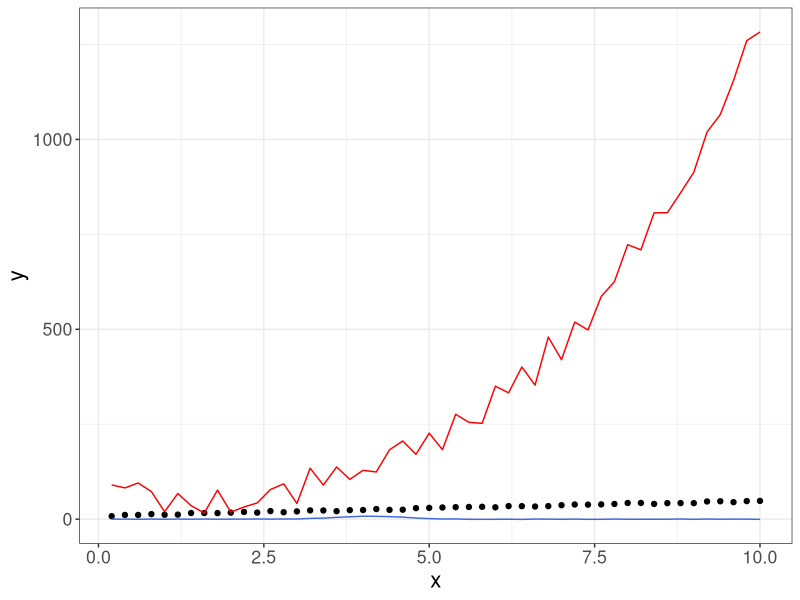
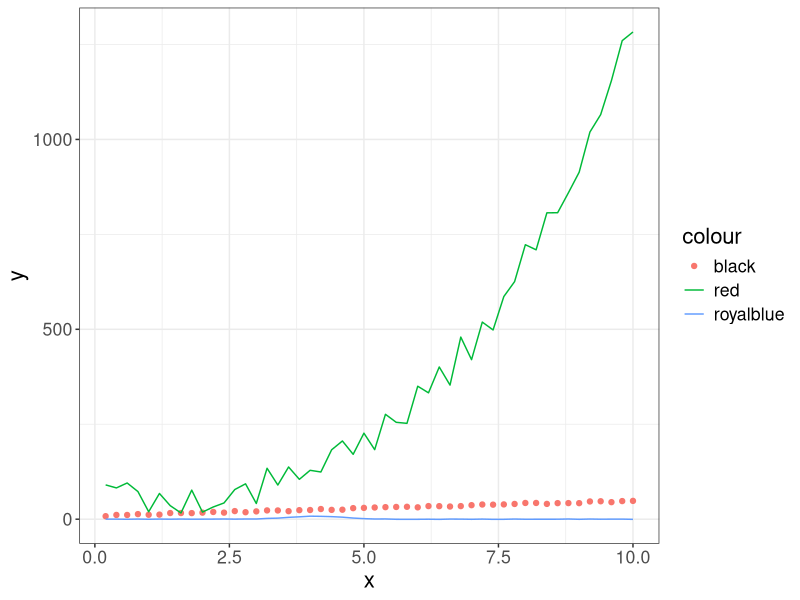
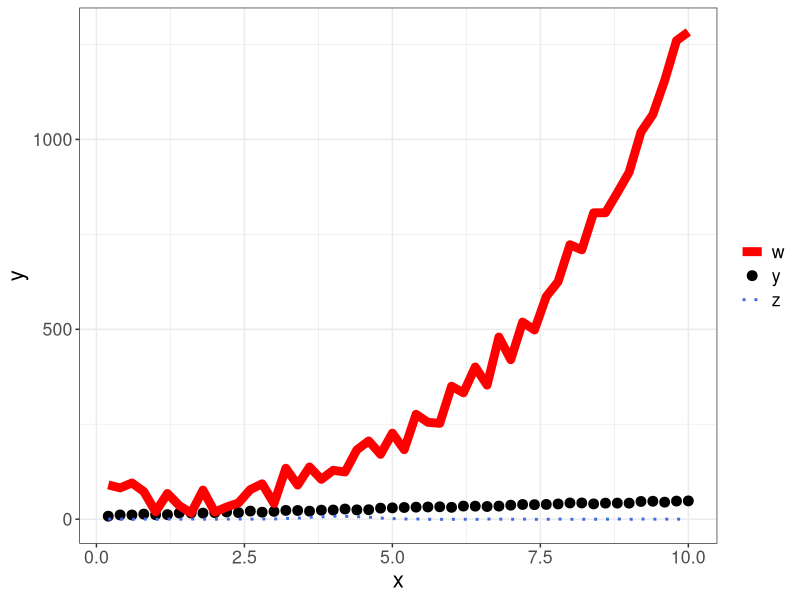
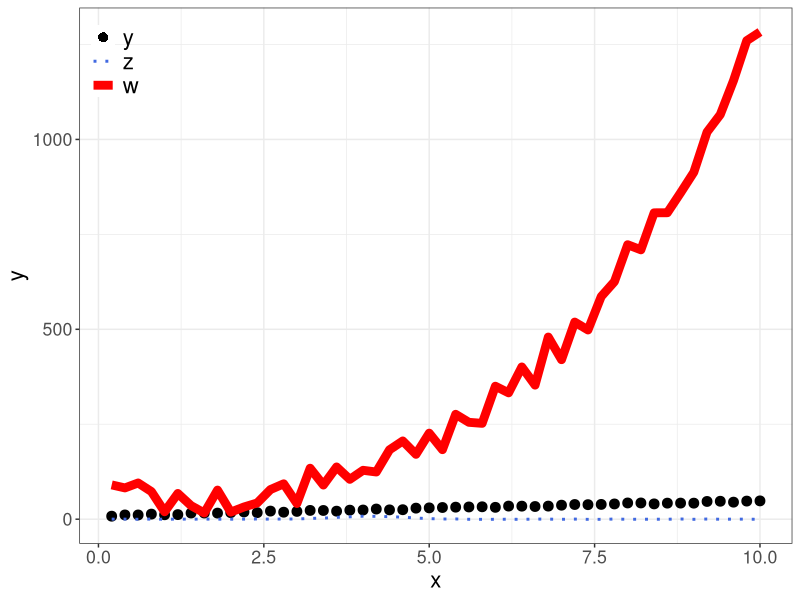
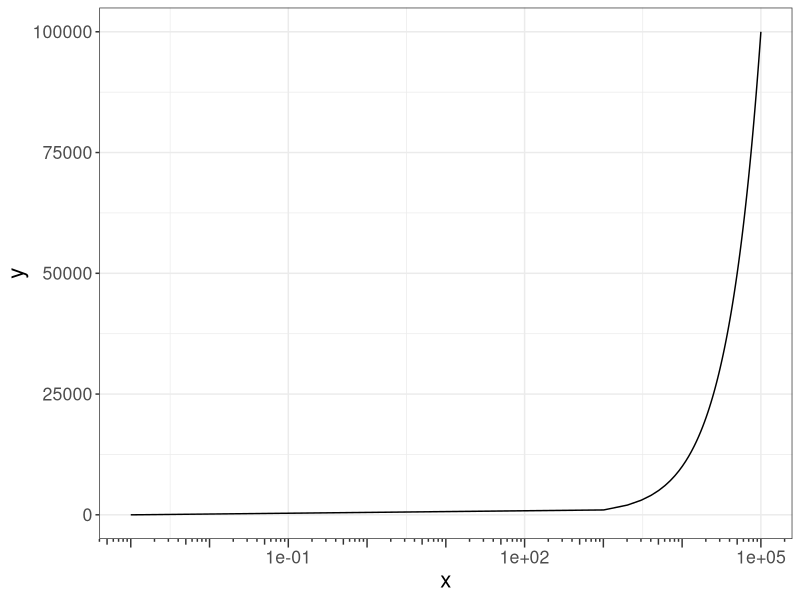
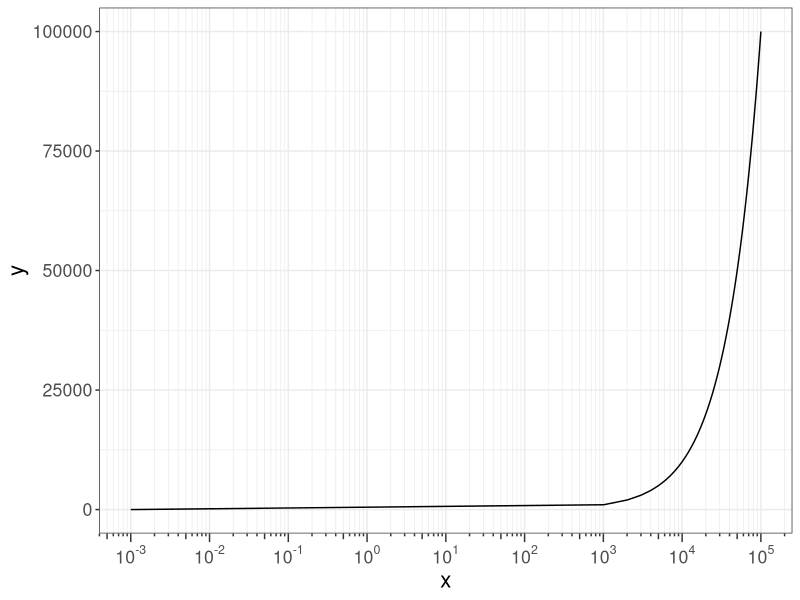
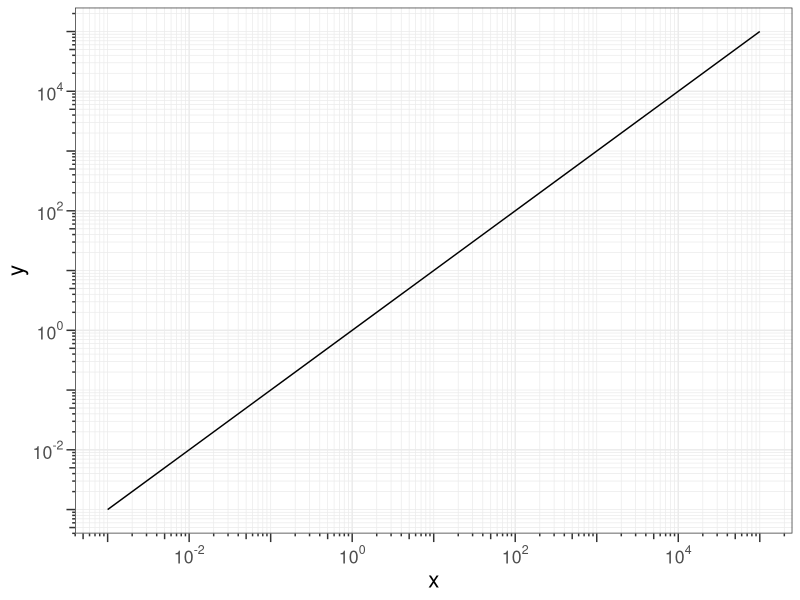

The R script that drew these images, in order:
library(tidyverse)
library(patchwork)
theme_set(theme_bw()+theme(text=element_text(size=16)))

# # # # # # # # # # # # # # # # # # # # # # # # 
# Tuning manually the legend
# https://aosmith.rbind.io/2020/07/09/ggplot2-override-aes/
# # # # # # # # # # # # # # # # # # # # # # # # 

d <- read_table("Data/exo_fit.txt")

d |> 
    ggplot(aes(x = x)) + 
    geom_point(aes(y = y))+
    geom_line(aes(y = z), color="royalblue")+
    geom_line(aes(y = w), color="red")

d |> 
    ggplot(aes(x = x)) + 
    geom_point(aes(y = y, color="black"))+
    geom_line(aes(y = z, color="royalblue"))+
    geom_line(aes(y = w, color="red"))

d |> 
    ggplot(aes(x = x)) + 
    geom_point(aes(y = y, color="y"), size=3)+
    geom_line(aes(y = z, color="z"), linewidth=1, linetype="dotted")+
    geom_line(aes(y = w, color="w"), linewidth=3)+
    scale_color_manual(values = c("y" = "black", 
                                  "z" = "royalblue", 
                                  "w" = "red"),
                       name = NULL)

d |> 
    ggplot(aes(x = x)) + 
    geom_point(aes(y = y, color="y"), size=3)+
    geom_line(aes(y = z, color="z"), linewidth=1, linetype="dotted")+
    geom_line(aes(y = w, color="w"), linewidth=3)+
    scale_color_manual(values = c("y" = "black", 
                                  "z" = "royalblue", 
                                  "w" = "red"),
                       breaks = c("y","z","w"),
                       name = NULL)+
    guides(color = guide_legend(override.aes = list(shape = c(16,NA,NA),
                                                    size = c(3,NA,NA),
                                                    linewidth = c(NA,1,3),
                                                    linetype = c("blank","dotted","solid"))))+
    theme(legend.position = "inside", 
          legend.position.inside = c(.05, .9), 
          legend.background = element_blank(),
          legend.text = element_text(size = 16))







# # # # # # # # # # # # # # # # # # # # # # # # 
# Logscales
# # # # # # # # # # # # # # # # # # # # # # # # 

d <- tibble(x=seq(1e-3,1e5,length=100), y=x)

ggplot(data=d, aes(x=x, y=y))+
  geom_line()+
  scale_x_log10(guide = "axis_logticks")


library(scales)
ggplot(data=d, aes(x=x, y=y))+
  geom_line()+
  scale_x_log10(guide = "axis_logticks",
                breaks = 10^(-20:20),
                minor_breaks = rep(1:9, 2*20+1)*(10^rep(-20:20, each=9)),
                labels = trans_format("log10", math_format(10^.x)))





#' Create a pretty logscale for ggplot2
#'
#' @param side 'btlr', defines on which sides to drow it
#' @param N =20, breaks will be in breaks = 10^(-N:N)
#' @param step =1, step between labels
#'
#' @return
#' @export
#'
#' @import ggplot2
#' @importFrom scales trans_format math_format
#'
#' @examples
#' library(ggplot2)
#' x <- seq(1,1e5,by=10)
#' y <- x
#' d <- data.frame(x,y)
#' ggplot(data=d, aes(x=x, y=y))+
#'   geom_line()+
#'   gglogscale()
#'
#' ggplot(data=d, aes(x=x, y=y))+
#'   geom_line()+
#'   gglogscale("bl", step=2)
gglogscale <- function(side='bt', N=20, step=1){
  output<-list()
  if('b'%in%unlist(strsplit(side,"")) | 't'%in%unlist(strsplit(side,""))){
    output<-c(output,scale_x_log10(
      guide = "axis_logticks",
      breaks = 10^(-seq(-N,N,by=step)),
      minor_breaks = rep(1:9, 2*N+1)*(10^rep(-N:N, each=9)),
      labels = scales::trans_format("log10", scales::math_format(10^.x))
    ))
  }
  if('l'%in%unlist(strsplit(side,"")) | 'r'%in%unlist(strsplit(side,""))){
    output<-c(output,scale_y_log10(
      guide = "axis_logticks",
      breaks = 10^(-seq(-N,N,by=step)),
      minor_breaks = rep(1:9, 2*N+1)*(10^rep(-N:N, each=9)),
      labels = scales::trans_format("log10", scales::math_format(10^.x))
    ))
  }
  output
}


ggplot(data=d, aes(x=x, y=y))+
  geom_line()+
  gglogscale("bl", step=2)


